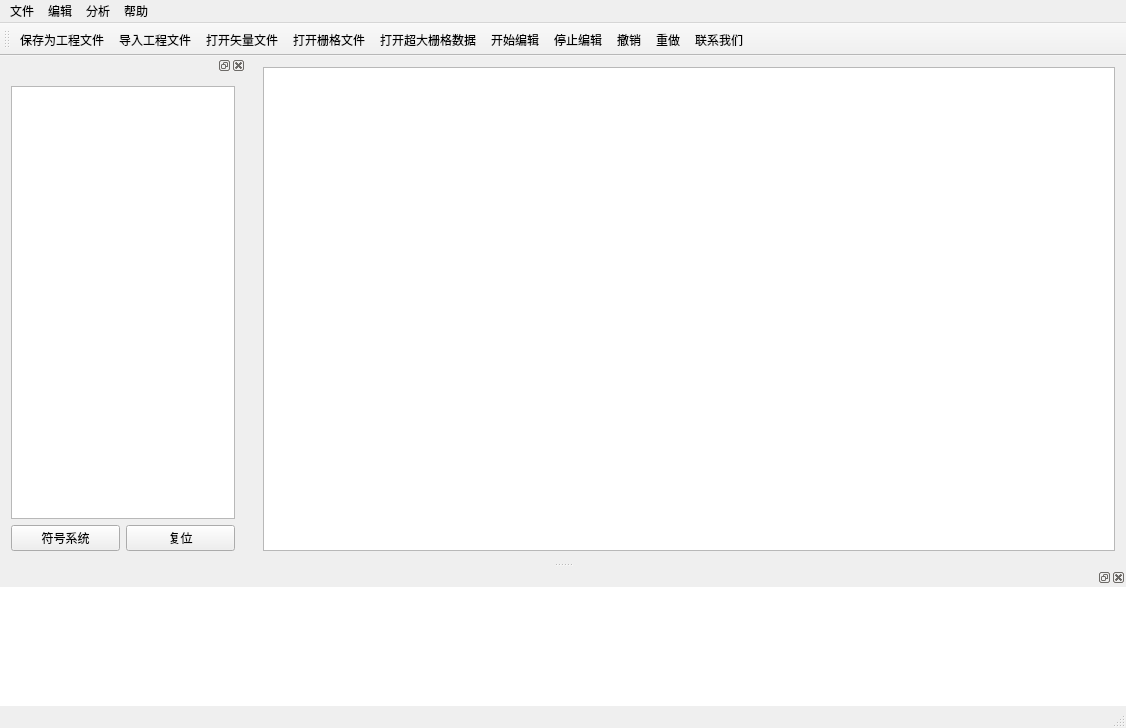
<?xml version="1.0" encoding="UTF-8"?>
<ui version="4.0">
 <class>TigerGISClass</class>
 <widget class="QMainWindow" name="TigerGISClass">
  <property name="geometry">
   <rect>
    <x>0</x>
    <y>0</y>
    <width>1126</width>
    <height>728</height>
   </rect>
  </property>
  <property name="contextMenuPolicy">
   <enum>Qt::NoContextMenu</enum>
  </property>
  <property name="windowTitle">
   <string>TigerGIS</string>
  </property>
  <widget class="QWidget" name="centralWidget">
   <layout class="QHBoxLayout" name="horizontalLayout_2">
    <item>
     <widget class="ZoomableGraphicsView" name="graphicsView"/>
    </item>
   </layout>
  </widget>
  <widget class="QMenuBar" name="menuBar">
   <property name="geometry">
    <rect>
     <x>0</x>
     <y>0</y>
     <width>1126</width>
     <height>26</height>
    </rect>
   </property>
   <widget class="QMenu" name="file">
    <property name="title">
     <string>文件</string>
    </property>
    <addaction name="actionShpFile"/>
    <addaction name="actionRasterFile"/>
    <addaction name="actionwktFile"/>
    <addaction name="actionbigRaster"/>
    <addaction name="actionsaveProject"/>
    <addaction name="actionreadProject"/>
   </widget>
   <widget class="QMenu" name="menu">
    <property name="title">
     <string>分析</string>
    </property>
    <widget class="QMenu" name="menu_2">
     <property name="title">
      <string>矢量分析</string>
     </property>
     <property name="icon">
      <iconset resource="TigerGIS.qrc">
       <normaloff>:/TigerGIS/res/vector_analyse.png</normaloff>:/TigerGIS/res/vector_analyse.png</iconset>
     </property>
     <widget class="QMenu" name="menu_3">
      <property name="title">
       <string>统计分析</string>
      </property>
      <property name="icon">
       <iconset resource="TigerGIS.qrc">
        <normaloff>:/TigerGIS/res/statistics.png</normaloff>:/TigerGIS/res/statistics.png</iconset>
      </property>
      <addaction name="actionCalculateNum"/>
      <addaction name="actionCalculateArea"/>
      <addaction name="actionCalculatePerimeter"/>
      <addaction name="actionCalculateLength"/>
     </widget>
     <widget class="QMenu" name="menu_4">
      <property name="title">
       <string>空间分析</string>
      </property>
      <property name="icon">
       <iconset resource="TigerGIS.qrc">
        <normaloff>:/TigerGIS/res/spatial_analyse.png</normaloff>:/TigerGIS/res/spatial_analyse.png</iconset>
      </property>
      <widget class="QMenu" name="menu_7">
       <property name="title">
        <string>叠加分析</string>
       </property>
       <property name="icon">
        <iconset resource="TigerGIS.qrc">
         <normaloff>:/TigerGIS/res/overlay.png</normaloff>:/TigerGIS/res/overlay.png</iconset>
       </property>
       <addaction name="actionIntersect"/>
       <addaction name="actionUnion"/>
       <addaction name="actionErase"/>
      </widget>
      <addaction name="actionCalculateConvex"/>
      <addaction name="actionCalculateBuffer"/>
      <addaction name="menu_7"/>
     </widget>
     <addaction name="menu_3"/>
     <addaction name="menu_4"/>
    </widget>
    <widget class="QMenu" name="menu_9">
     <property name="title">
      <string>栅格分析</string>
     </property>
     <property name="icon">
      <iconset resource="TigerGIS.qrc">
       <normaloff>:/TigerGIS/res/raster_analyse.png</normaloff>:/TigerGIS/res/raster_analyse.png</iconset>
     </property>
     <addaction name="actiondrawGreyHistogram"/>
     <addaction name="actionextractByMask"/>
     <addaction name="actiondomainAnalysis"/>
    </widget>
    <addaction name="menu_2"/>
    <addaction name="menu_9"/>
   </widget>
   <widget class="QMenu" name="menu_5">
    <property name="title">
     <string>编辑</string>
    </property>
    <widget class="QMenu" name="menu_6">
     <property name="title">
      <string>编辑矢量要素</string>
     </property>
     <property name="icon">
      <iconset resource="TigerGIS.qrc">
       <normaloff>:/TigerGIS/res/edit.png</normaloff>:/TigerGIS/res/edit.png</iconset>
     </property>
     <addaction name="actionStartEditing"/>
     <addaction name="actionUndo"/>
     <addaction name="actionRedo"/>
     <addaction name="actionStopEditing"/>
    </widget>
    <addaction name="menu_6"/>
   </widget>
   <widget class="QMenu" name="menu_8">
    <property name="title">
     <string>帮助</string>
    </property>
    <addaction name="actionHelp"/>
   </widget>
   <addaction name="file"/>
   <addaction name="menu_5"/>
   <addaction name="menu"/>
   <addaction name="menu_8"/>
  </widget>
  <widget class="QToolBar" name="mainToolBar">
   <property name="contextMenuPolicy">
    <enum>Qt::NoContextMenu</enum>
   </property>
   <attribute name="toolBarArea">
    <enum>TopToolBarArea</enum>
   </attribute>
   <attribute name="toolBarBreak">
    <bool>false</bool>
   </attribute>
   <addaction name="actionsaveProject"/>
   <addaction name="actionreadProject"/>
   <addaction name="actionShpFile"/>
   <addaction name="actionRasterFile"/>
   <addaction name="actionbigRaster"/>
   <addaction name="actionStartEditing"/>
   <addaction name="actionStopEditing"/>
   <addaction name="actionUndo"/>
   <addaction name="actionRedo"/>
   <addaction name="actionHelp"/>
  </widget>
  <widget class="QStatusBar" name="statusBar"/>
  <widget class="QDockWidget" name="dockWidget">
   <property name="minimumSize">
    <size>
     <width>246</width>
     <height>172</height>
    </size>
   </property>
   <property name="maximumSize">
    <size>
     <width>246</width>
     <height>524287</height>
    </size>
   </property>
   <attribute name="dockWidgetArea">
    <number>1</number>
   </attribute>
   <widget class="QWidget" name="dockWidgetContents">
    <layout class="QVBoxLayout" name="verticalLayout">
     <item>
      <widget class="QTreeView" name="contentTree">
       <property name="minimumSize">
        <size>
         <width>0</width>
         <height>0</height>
        </size>
       </property>
       <property name="maximumSize">
        <size>
         <width>524287</width>
         <height>16777215</height>
        </size>
       </property>
       <property name="contextMenuPolicy">
        <enum>Qt::CustomContextMenu</enum>
       </property>
      </widget>
     </item>
     <item>
      <layout class="QHBoxLayout" name="horizontalLayout">
       <item>
        <widget class="QPushButton" name="symbolBtn">
         <property name="text">
          <string>符号系统</string>
         </property>
         <property name="icon">
          <iconset resource="TigerGIS.qrc">
           <normaloff>:/TigerGIS/res/symbol.png</normaloff>:/TigerGIS/res/symbol.png</iconset>
         </property>
        </widget>
       </item>
       <item>
        <widget class="QPushButton" name="resetBtn">
         <property name="text">
          <string>复位</string>
         </property>
         <property name="icon">
          <iconset resource="TigerGIS.qrc">
           <normaloff>:/TigerGIS/res/window_reset.png</normaloff>:/TigerGIS/res/window_reset.png</iconset>
         </property>
        </widget>
       </item>
      </layout>
     </item>
    </layout>
   </widget>
  </widget>
  <widget class="QDockWidget" name="dockWidget_3">
   <property name="maximumSize">
    <size>
     <width>524287</width>
     <height>138</height>
    </size>
   </property>
   <attribute name="dockWidgetArea">
    <number>8</number>
   </attribute>
   <widget class="QWidget" name="dockWidgetContents_3">
    <layout class="QVBoxLayout" name="verticalLayout_2">
     <property name="leftMargin">
      <number>0</number>
     </property>
     <property name="topMargin">
      <number>0</number>
     </property>
     <property name="rightMargin">
      <number>0</number>
     </property>
     <property name="bottomMargin">
      <number>0</number>
     </property>
     <item>
      <widget class="QPlainTextEdit" name="loggerEdit">
       <property name="styleSheet">
        <string notr="true">border: none</string>
       </property>
       <property name="readOnly">
        <bool>true</bool>
       </property>
      </widget>
     </item>
    </layout>
   </widget>
  </widget>
  <action name="actionShpFile">
   <property name="icon">
    <iconset resource="TigerGIS.qrc">
     <normaloff>:/TigerGIS/res/vector.png</normaloff>:/TigerGIS/res/vector.png</iconset>
   </property>
   <property name="text">
    <string>打开矢量文件</string>
   </property>
  </action>
  <action name="actionRasterFile">
   <property name="icon">
    <iconset resource="TigerGIS.qrc">
     <normaloff>:/TigerGIS/res/raster.png</normaloff>:/TigerGIS/res/raster.png</iconset>
   </property>
   <property name="text">
    <string>打开栅格文件</string>
   </property>
  </action>
  <action name="actionwktFile">
   <property name="text">
    <string>打开wkt文件</string>
   </property>
  </action>
  <action name="actionCalculateNum">
   <property name="icon">
    <iconset resource="TigerGIS.qrc">
     <normaloff>:/TigerGIS/res/num.png</normaloff>:/TigerGIS/res/num.png</iconset>
   </property>
   <property name="text">
    <string>数量统计</string>
   </property>
  </action>
  <action name="actionCalculateArea">
   <property name="icon">
    <iconset resource="TigerGIS.qrc">
     <normaloff>:/TigerGIS/res/area.png</normaloff>:/TigerGIS/res/area.png</iconset>
   </property>
   <property name="text">
    <string>面积统计</string>
   </property>
  </action>
  <action name="actionCalculatePerimeter">
   <property name="icon">
    <iconset resource="TigerGIS.qrc">
     <normaloff>:/TigerGIS/res/perimeter.png</normaloff>:/TigerGIS/res/perimeter.png</iconset>
   </property>
   <property name="text">
    <string>周长统计</string>
   </property>
  </action>
  <action name="actionCalculateLength">
   <property name="icon">
    <iconset resource="TigerGIS.qrc">
     <normaloff>:/TigerGIS/res/length.png</normaloff>:/TigerGIS/res/length.png</iconset>
   </property>
   <property name="text">
    <string>长度统计</string>
   </property>
  </action>
  <action name="actionCalculateConvex">
   <property name="icon">
    <iconset resource="TigerGIS.qrc">
     <normaloff>:/TigerGIS/res/convex.png</normaloff>:/TigerGIS/res/convex.png</iconset>
   </property>
   <property name="text">
    <string>凸包计算</string>
   </property>
  </action>
  <action name="actionCalculateBuffer">
   <property name="icon">
    <iconset resource="TigerGIS.qrc">
     <normaloff>:/TigerGIS/res/buffer.png</normaloff>:/TigerGIS/res/buffer.png</iconset>
   </property>
   <property name="text">
    <string>缓冲区分析</string>
   </property>
  </action>
  <action name="actionStartEditing">
   <property name="icon">
    <iconset resource="TigerGIS.qrc">
     <normaloff>:/TigerGIS/res/edit_start.png</normaloff>:/TigerGIS/res/edit_start.png</iconset>
   </property>
   <property name="text">
    <string>开始编辑</string>
   </property>
  </action>
  <action name="actionStopEditing">
   <property name="icon">
    <iconset resource="TigerGIS.qrc">
     <normaloff>:/TigerGIS/res/edit_stop.png</normaloff>:/TigerGIS/res/edit_stop.png</iconset>
   </property>
   <property name="text">
    <string>停止编辑</string>
   </property>
  </action>
  <action name="actionIntersect">
   <property name="icon">
    <iconset resource="TigerGIS.qrc">
     <normaloff>:/TigerGIS/res/intersection.png</normaloff>:/TigerGIS/res/intersection.png</iconset>
   </property>
   <property name="text">
    <string>交集</string>
   </property>
  </action>
  <action name="actionUnion">
   <property name="icon">
    <iconset resource="TigerGIS.qrc">
     <normaloff>:/TigerGIS/res/union.png</normaloff>:/TigerGIS/res/union.png</iconset>
   </property>
   <property name="text">
    <string>并集</string>
   </property>
  </action>
  <action name="actionErase">
   <property name="icon">
    <iconset resource="TigerGIS.qrc">
     <normaloff>:/TigerGIS/res/erase.png</normaloff>:/TigerGIS/res/erase.png</iconset>
   </property>
   <property name="text">
    <string>擦除</string>
   </property>
  </action>
  <action name="actionHelp">
   <property name="icon">
    <iconset resource="TigerGIS.qrc">
     <normaloff>:/TigerGIS/res/contact_us.png</normaloff>:/TigerGIS/res/contact_us.png</iconset>
   </property>
   <property name="text">
    <string>联系我们</string>
   </property>
  </action>
  <action name="actiondrawGreyHistogram">
   <property name="icon">
    <iconset resource="TigerGIS.qrc">
     <normaloff>:/TigerGIS/res/histogram.png</normaloff>:/TigerGIS/res/histogram.png</iconset>
   </property>
   <property name="text">
    <string>绘制灰度直方图</string>
   </property>
  </action>
  <action name="actionvectorPickle">
   <property name="text">
    <string>矢量掩膜</string>
   </property>
  </action>
  <action name="actionrasterPickle">
   <property name="text">
    <string>栅格掩膜</string>
   </property>
  </action>
  <action name="actionbigRaster">
   <property name="icon">
    <iconset resource="TigerGIS.qrc">
     <normaloff>:/TigerGIS/res/bigRaster.png</normaloff>:/TigerGIS/res/bigRaster.png</iconset>
   </property>
   <property name="text">
    <string>打开超大栅格数据</string>
   </property>
  </action>
  <action name="actionsaveProject">
   <property name="icon">
    <iconset resource="TigerGIS.qrc">
     <normaloff>:/TigerGIS/res/save_project.png</normaloff>:/TigerGIS/res/save_project.png</iconset>
   </property>
   <property name="text">
    <string>保存为工程文件</string>
   </property>
  </action>
  <action name="actionreadProject">
   <property name="icon">
    <iconset resource="TigerGIS.qrc">
     <normaloff>:/TigerGIS/res/load_project.png</normaloff>:/TigerGIS/res/load_project.png</iconset>
   </property>
   <property name="text">
    <string>导入工程文件</string>
   </property>
  </action>
  <action name="actiondomainAnalysis">
   <property name="icon">
    <iconset resource="TigerGIS.qrc">
     <normaloff>:/TigerGIS/res/neibor.png</normaloff>:/TigerGIS/res/neibor.png</iconset>
   </property>
   <property name="text">
    <string>邻域分析</string>
   </property>
  </action>
  <action name="actionUndo">
   <property name="icon">
    <iconset resource="TigerGIS.qrc">
     <normaloff>:/TigerGIS/res/undo.png</normaloff>:/TigerGIS/res/undo.png</iconset>
   </property>
   <property name="text">
    <string>撤销</string>
   </property>
  </action>
  <action name="actionRedo">
   <property name="icon">
    <iconset resource="TigerGIS.qrc">
     <normaloff>:/TigerGIS/res/redo.png</normaloff>:/TigerGIS/res/redo.png</iconset>
   </property>
   <property name="text">
    <string>重做</string>
   </property>
  </action>
  <action name="actionextractByMask">
   <property name="icon">
    <iconset resource="TigerGIS.qrc">
     <normaloff>:/TigerGIS/res/mask.png</normaloff>:/TigerGIS/res/mask.png</iconset>
   </property>
   <property name="text">
    <string>掩膜提取</string>
   </property>
  </action>
 </widget>
 <layoutdefault spacing="6" margin="11"/>
 <customwidgets>
  <customwidget>
   <class>ZoomableGraphicsView</class>
   <extends>QGraphicsView</extends>
   <header>ZoomableGraphicsView.h</header>
  </customwidget>
 </customwidgets>
 <resources>
  <include location="TigerGIS.qrc"/>
 </resources>
 <connections/>
</ui>
